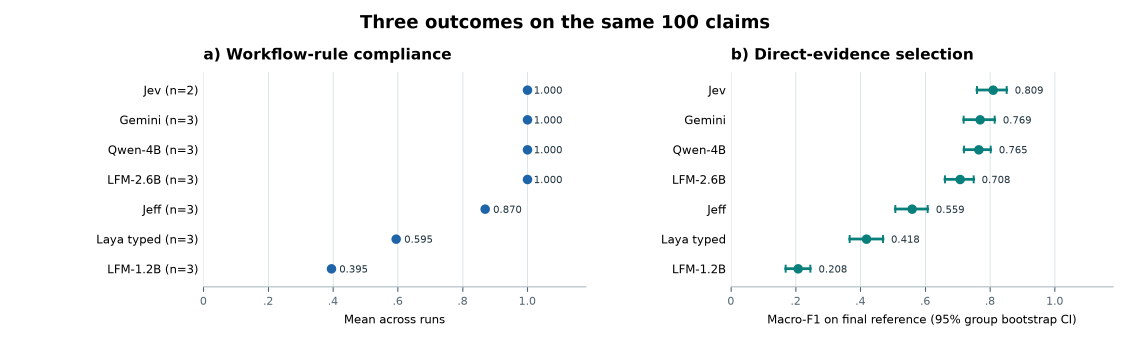
#> input picture results/article/analysis-20260929/figures/source_panels_ab.png, 3390 x 1080 px (shown at 1/3 size)
$ python make_figure2.py
#> lines starting #> are read from the running program, lines starting #| are printed output that depends on the picture
#!/usr/bin/env python3
"""Update the verdict panel from the verified numerical analysis.

Panels (a) and (b) are retained from the supplied manuscript. Panel (c) is
rendered as a separate statistical plot and assembled below them. No inference.
"""
from pathlib import Path
import csv, base64, re
import numpy as np
import matplotlib
matplotlib.use('Agg')
import matplotlib.pyplot as plt
from PIL import Image

ROOT=Path(__file__).resolve().parent

def main():
    rows={r['evidence_set']:r for r in csv.DictReader((ROOT/'verdict-analysis/verdict-summary.csv').open())}
#> (reads results/article/analysis-20260929/verdict-analysis/verdict-summary.csv from the repository)
    order=['jev','gemini','qwen','lfm26','jeff','laya_typed','lfm','include_all','include_none','majority_class']
    names=['Jev','Gemini','Qwen-4B','LFM-2.6B','Jeff','Laya typed','LFM-1.2B','All snippets','No snippets','Always Refuted (reference)']
    accuracy=np.array([float(rows[k]['accuracy_pct']) for k in order])
    low=np.array([float(rows[k]['accuracy_ci_low']) for k in order])
    high=np.array([float(rows[k]['accuracy_ci_high']) for k in order])
    y=np.arange(len(order))
    fig=plt.figure(figsize=(11.3,4.65),dpi=300)
    ax=fig.add_axes([.245,.15,.71,.72])
    ax.errorbar(accuracy[:9],y[:9],xerr=np.array([accuracy[:9]-low[:9],high[:9]-accuracy[:9]]),fmt='o',capsize=3,markersize=5,linewidth=1.2)
    ax.errorbar(accuracy[9],y[9],xerr=np.array([[accuracy[9]-low[9]],[high[9]-accuracy[9]]]),fmt='D',capsize=3,markersize=6,linewidth=1.2)
    ax.set_yticks(y,names,fontsize=12)
    ax.set_xlim(0,106);ax.set_ylim(9.65,-.65)
    ax.set_xticks([0,20,40,60,80,100]);ax.tick_params(axis='x',labelsize=11)
    ax.grid(axis='x',alpha=.25)
    ax.set_axisbelow(True)
    ax.spines['top'].set_visible(False);ax.spines['right'].set_visible(False)
    ax.set_xlabel('Mean accuracy, % (pointwise 95% claim-bootstrap interval)',fontsize=12,labelpad=10)
    ax.set_title('c) HerO verdict accuracy and fixed reference policy',loc='left',fontsize=15,fontweight='bold',pad=18)
    for yy,acc in zip(y,accuracy):ax.text(105,yy,f'{acc:.1f}',ha='right',va='center',fontsize=10)
    target=ROOT/'figures';target.mkdir(exist_ok=True)
    fig.savefig(target/'figure2c.png',dpi=300)
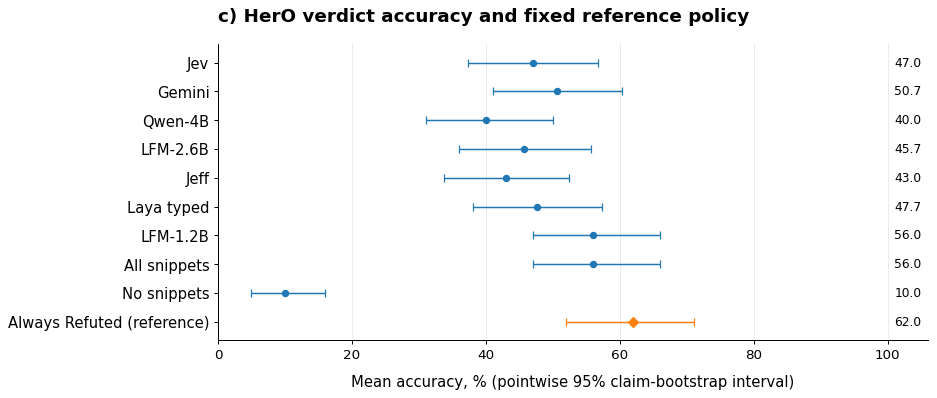
#> figure drawn by matplotlib, 1 panel
    with matplotlib.rc_context({'svg.fonttype':'none'}):fig.savefig(target/'figure2c.svg')
    plt.close(fig)
    ab=Image.open(target/'source_panels_ab.png').convert('RGB')
    c=Image.open(target/'figure2c.png').convert('RGB')
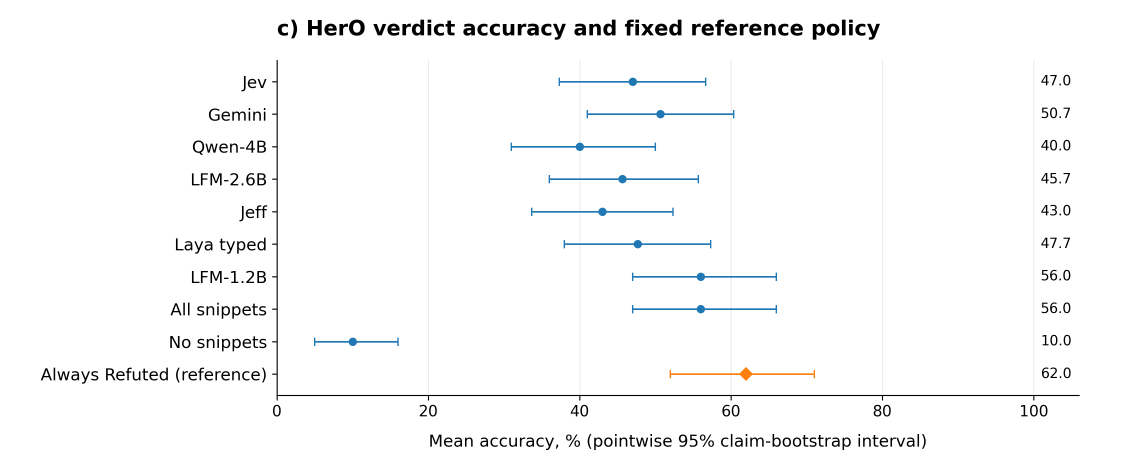
#> c: PIL image 3390x1395 RGB (shown at 1/3 size); mean R, G, B 248.5, 248.9, 249.1
    if c.width!=ab.width:c=c.resize((ab.width,round(c.height*ab.width/c.width)),Image.Resampling.LANCZOS)
    combined=Image.new('RGB',(ab.width,ab.height+c.height),(255,255,255));combined.paste(ab,(0,0));combined.paste(c,(0,ab.height))
#> after `combined = Image.new('RGB', (ab.width, ab.height + c.height), (255, 25`: combined: PIL image 3390x2475 RGB; every value is 255
#> after `combined.paste(ab, (0, 0))`:
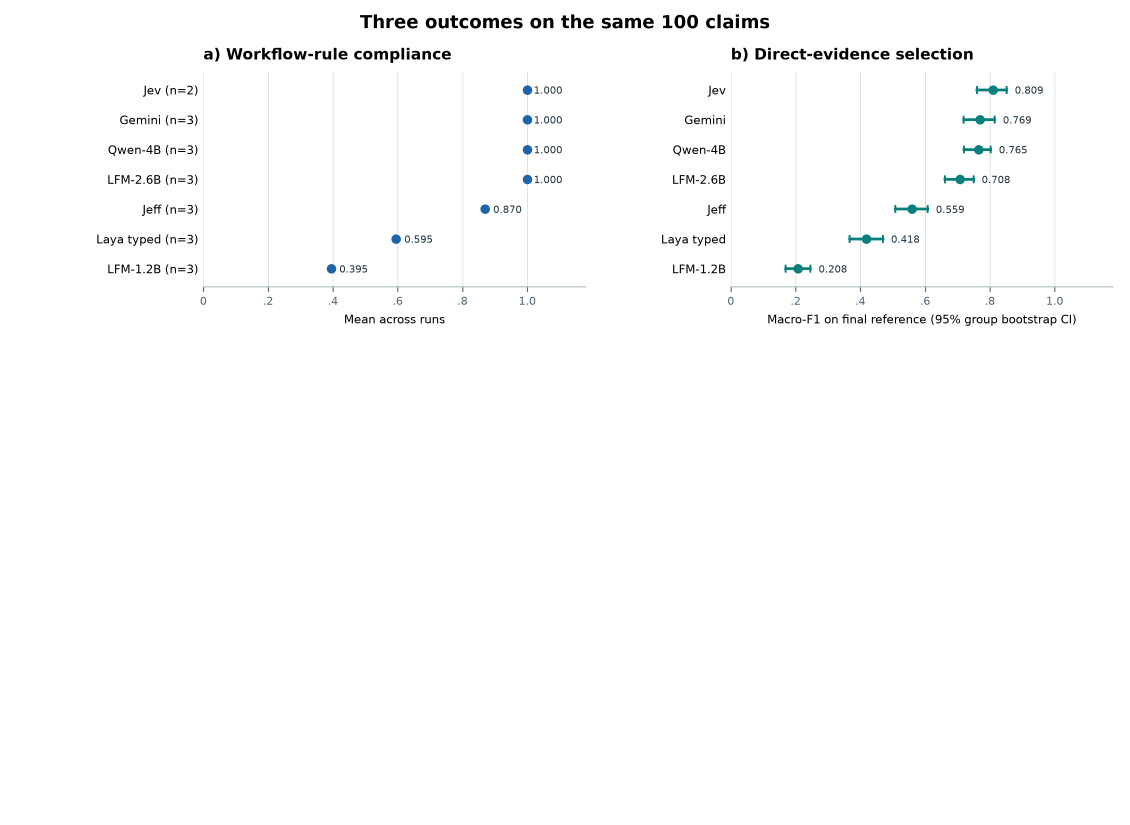
#> combined: PIL image 3390x2475 RGB (shown at 1/3 size); mean R, G, B 252.1, 252.3, 252.4
#> after `combined.paste(c, (0, ab.height))`:
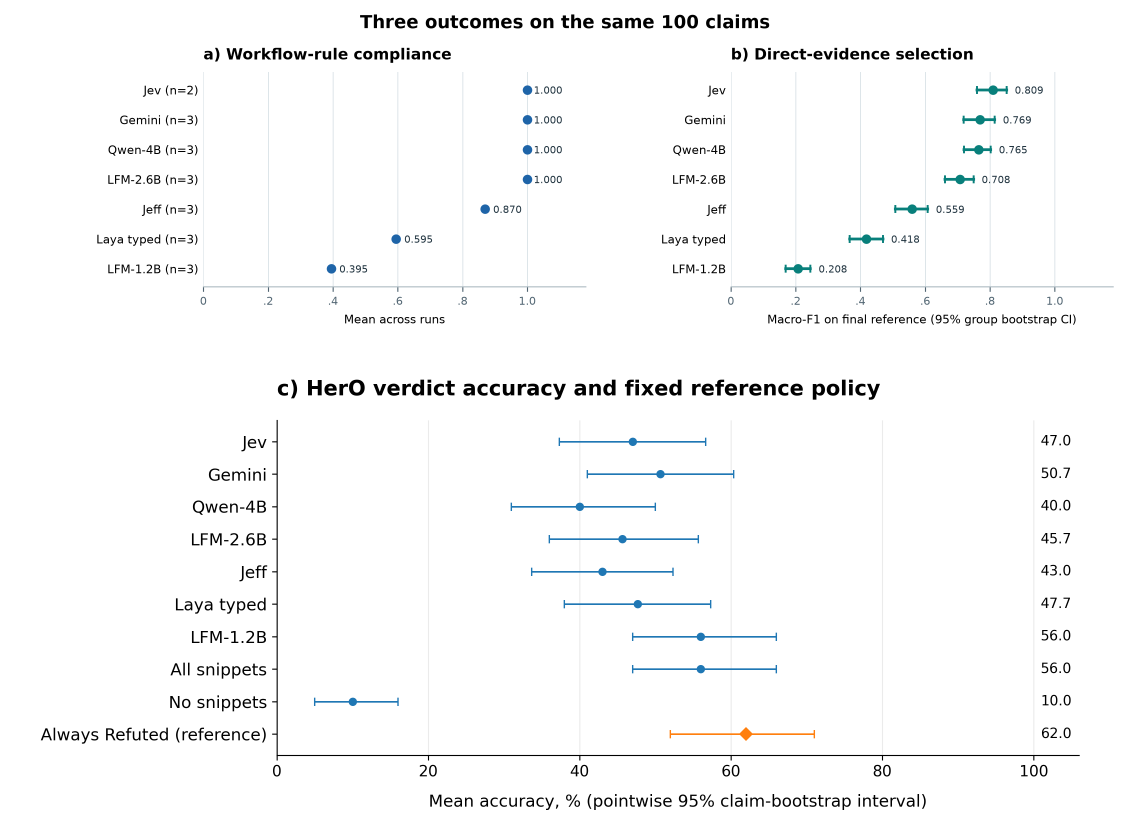
#> combined: PIL image 3390x2475 RGB (shown at 1/3 size); mean R, G, B 248.4, 248.9, 249.1
    combined.save(target/'figure2.png',dpi=(300,300))
    # SVG retains the original raster panels and a vector-rendered new panel.
#> (the run stopped early here; a loop or call above may not have finished)
